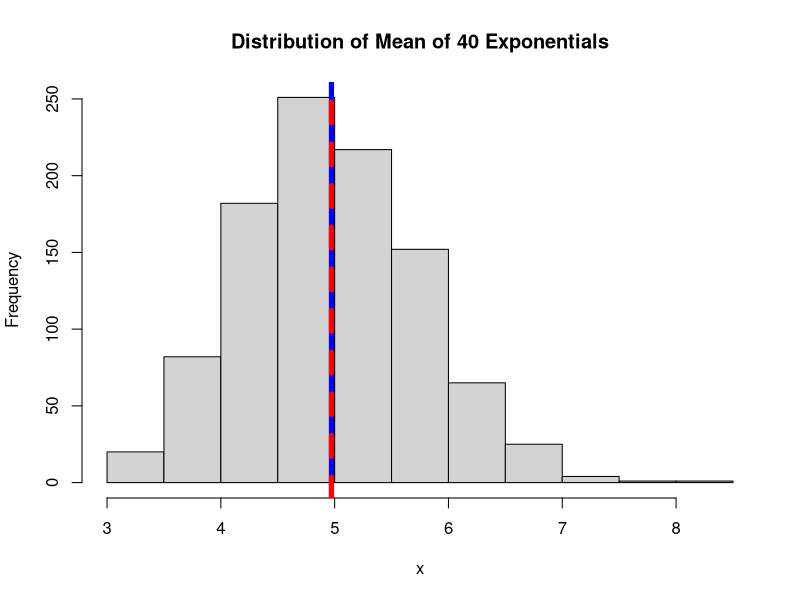

Reproduce this figure in R.
## ---- chunk 1
set.seed(12345)

# Exponential distribution rate parameter
lambda <- 0.2
nSim <- 1000
n <- 40

# Distribution of averages of n (= 40) exponential distributions
datExpAvg <- apply(matrix(rexp(nSim * n, lambda), nSim), 1, mean)

# Histogram, sample mean, theoretical mean
mnSample <- mean(datExpAvg)
mnTheory <- 1/lambda

hist(datExpAvg, main = "Distribution of Mean of 40 Exponentials",
     xlab = "x"
)
abline(v = mnSample, lty = 1, lwd = 5, col = "blue")
abline(v = mnSample, lty = 2, lwd = 5, col = "red")
## ---- chunk 2


